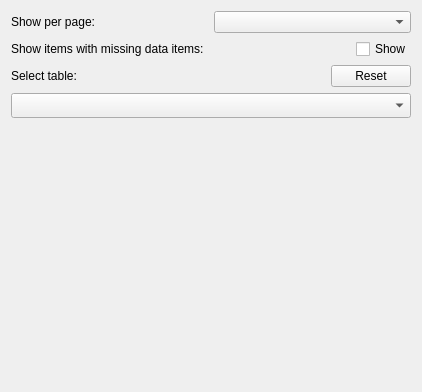
<?xml version="1.0" encoding="UTF-8"?>
<ui version="4.0">
 <class>Form</class>
 <widget class="QWidget" name="Form">
  <property name="geometry">
   <rect>
    <x>0</x>
    <y>0</y>
    <width>420</width>
    <height>392</height>
   </rect>
  </property>
  <property name="windowTitle">
   <string>Form</string>
  </property>
  <layout class="QVBoxLayout" name="verticalLayout_2">
   <item>
    <layout class="QVBoxLayout" name="verticalLayout">
     <item>
      <layout class="QHBoxLayout" name="horizontalLayout">
       <item>
        <widget class="QLabel" name="label">
         <property name="text">
          <string>Show per page:</string>
         </property>
        </widget>
       </item>
       <item>
        <widget class="QComboBox" name="show_per_page_comboBox"/>
       </item>
      </layout>
     </item>
     <item>
      <layout class="QHBoxLayout" name="horizontalLayout_3">
       <item>
        <widget class="QLabel" name="label_2">
         <property name="text">
          <string>Show items with missing data items:</string>
         </property>
        </widget>
       </item>
       <item>
        <spacer name="horizontalSpacer_2">
         <property name="orientation">
          <enum>Qt::Horizontal</enum>
         </property>
         <property name="sizeHint" stdset="0">
          <size>
           <width>40</width>
           <height>20</height>
          </size>
         </property>
        </spacer>
       </item>
       <item>
        <widget class="QCheckBox" name="show_missing_checkBox">
         <property name="text">
          <string>Show</string>
         </property>
        </widget>
       </item>
      </layout>
     </item>
     <item>
      <layout class="QHBoxLayout" name="horizontalLayout_2">
       <item>
        <widget class="QLabel" name="label_12">
         <property name="text">
          <string>Select table:</string>
         </property>
        </widget>
       </item>
       <item>
        <spacer name="horizontalSpacer">
         <property name="orientation">
          <enum>Qt::Horizontal</enum>
         </property>
         <property name="sizeHint" stdset="0">
          <size>
           <width>40</width>
           <height>20</height>
          </size>
         </property>
        </spacer>
       </item>
       <item>
        <widget class="QPushButton" name="reset_table_pushButton">
         <property name="text">
          <string>Reset</string>
         </property>
        </widget>
       </item>
      </layout>
     </item>
     <item>
      <widget class="QComboBox" name="columnselection_comboBox">
       <property name="sizePolicy">
        <sizepolicy hsizetype="Preferred" vsizetype="Fixed">
         <horstretch>0</horstretch>
         <verstretch>0</verstretch>
        </sizepolicy>
       </property>
       <property name="minimumSize">
        <size>
         <width>400</width>
         <height>25</height>
        </size>
       </property>
       <property name="maximumSize">
        <size>
         <width>16777215</width>
         <height>16777215</height>
        </size>
       </property>
      </widget>
     </item>
     <item>
      <widget class="QStackedWidget" name="columnattributes_stack">
       <property name="minimumSize">
        <size>
         <width>0</width>
         <height>0</height>
        </size>
       </property>
       <property name="maximumSize">
        <size>
         <width>16777215</width>
         <height>16777215</height>
        </size>
       </property>
       <property name="baseSize">
        <size>
         <width>400</width>
         <height>600</height>
        </size>
       </property>
      </widget>
     </item>
    </layout>
   </item>
  </layout>
 </widget>
 <resources/>
 <connections/>
</ui>
